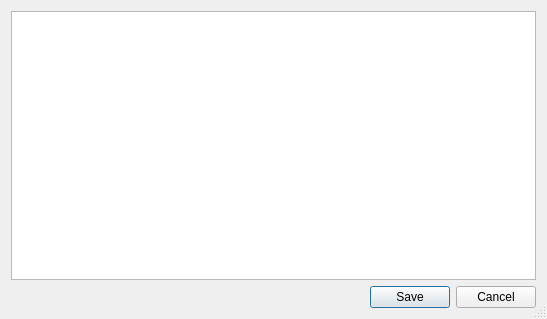
<?xml version="1.0" encoding="UTF-8"?>
<ui version="4.0">
 <class>objectEditor</class>
 <widget class="QDialog" name="objectEditor">
  <property name="geometry">
   <rect>
    <x>0</x>
    <y>0</y>
    <width>547</width>
    <height>319</height>
   </rect>
  </property>
  <property name="windowTitle">
   <string>Object Editor</string>
  </property>
  <property name="sizeGripEnabled">
   <bool>true</bool>
  </property>
  <property name="modal">
   <bool>true</bool>
  </property>
  <layout class="QVBoxLayout" name="verticalLayout">
   <item>
    <widget class="EditorTableView" name="tableView"/>
   </item>
   <item>
    <widget class="QDialogButtonBox" name="buttonBox">
     <property name="orientation">
      <enum>Qt::Horizontal</enum>
     </property>
     <property name="standardButtons">
      <set>QDialogButtonBox::Cancel|QDialogButtonBox::Save</set>
     </property>
    </widget>
   </item>
  </layout>
 </widget>
 <customwidgets>
  <customwidget>
   <class>EditorTableView</class>
   <extends>QTableWidget</extends>
   <header>editortableview.h</header>
  </customwidget>
 </customwidgets>
 <resources/>
 <connections>
  <connection>
   <sender>buttonBox</sender>
   <signal>accepted()</signal>
   <receiver>objectEditor</receiver>
   <slot>accept()</slot>
   <hints>
    <hint type="sourcelabel">
     <x>248</x>
     <y>254</y>
    </hint>
    <hint type="destinationlabel">
     <x>157</x>
     <y>274</y>
    </hint>
   </hints>
  </connection>
  <connection>
   <sender>buttonBox</sender>
   <signal>rejected()</signal>
   <receiver>objectEditor</receiver>
   <slot>reject()</slot>
   <hints>
    <hint type="sourcelabel">
     <x>316</x>
     <y>260</y>
    </hint>
    <hint type="destinationlabel">
     <x>286</x>
     <y>274</y>
    </hint>
   </hints>
  </connection>
 </connections>
</ui>
